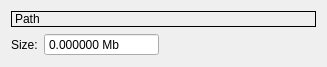
<?xml version="1.0" encoding="UTF-8"?>
<ui version="4.0">
 <class>file_saved_dialog</class>
 <widget class="QWidget" name="file_saved_dialog">
  <property name="geometry">
   <rect>
    <x>0</x>
    <y>0</y>
    <width>327</width>
    <height>66</height>
   </rect>
  </property>
  <property name="sizePolicy">
   <sizepolicy hsizetype="Minimum" vsizetype="Expanding">
    <horstretch>0</horstretch>
    <verstretch>0</verstretch>
   </sizepolicy>
  </property>
  <property name="windowTitle">
   <string>File saved!</string>
  </property>
  <layout class="QGridLayout" name="gridLayout">
   <item row="1" column="2">
    <spacer name="horizontalSpacer">
     <property name="orientation">
      <enum>Qt::Horizontal</enum>
     </property>
     <property name="sizeHint" stdset="0">
      <size>
       <width>40</width>
       <height>20</height>
      </size>
     </property>
    </spacer>
   </item>
   <item row="0" column="0" colspan="3">
    <widget class="QLabel" name="file_path_label">
     <property name="frameShape">
      <enum>QFrame::Box</enum>
     </property>
     <property name="text">
      <string>Path</string>
     </property>
    </widget>
   </item>
   <item row="1" column="0">
    <widget class="QLabel" name="label_2">
     <property name="text">
      <string>Size:</string>
     </property>
    </widget>
   </item>
   <item row="1" column="1">
    <widget class="QDoubleSpinBox" name="file_size_mbyte_spinbox">
     <property name="readOnly">
      <bool>true</bool>
     </property>
     <property name="buttonSymbols">
      <enum>QAbstractSpinBox::NoButtons</enum>
     </property>
     <property name="suffix">
      <string> Mb</string>
     </property>
     <property name="decimals">
      <number>6</number>
     </property>
     <property name="maximum">
      <double>1000000.000000000000000</double>
     </property>
    </widget>
   </item>
  </layout>
 </widget>
 <resources/>
 <connections/>
</ui>
